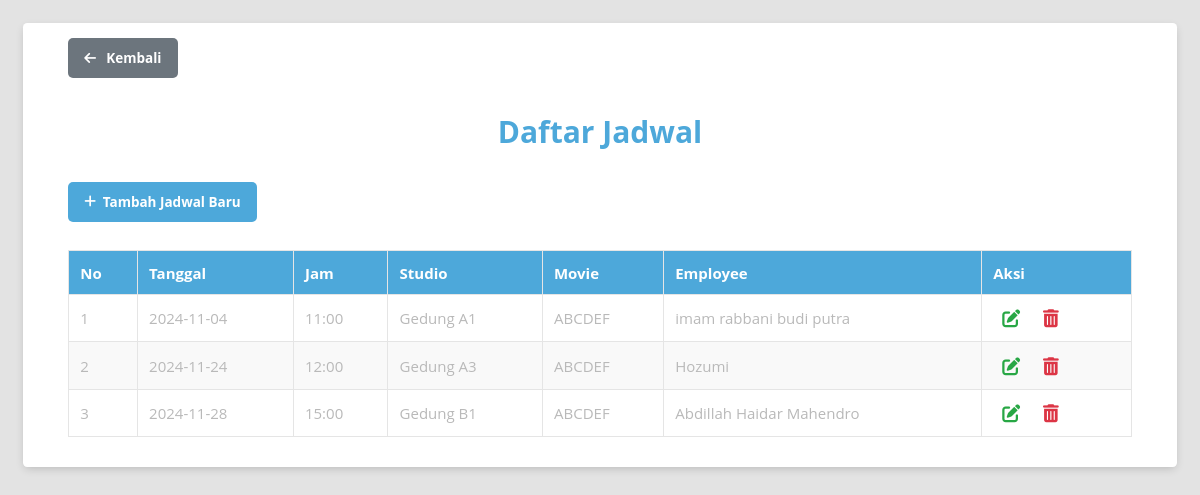
Screenshot of /src/Presentations/Handlers/Jadwal/jadwal_list.php with the database file from the repository.
### tables this page shows
CREATE TABLE `jadwal` (
  `idjadwal` int NOT NULL AUTO_INCREMENT,
  `tanggal` date NULL DEFAULT NULL,
  `jam` varchar(255) NULL DEFAULT NULL,
  `idstudio` int NULL DEFAULT NULL,
  `idmovie` int NULL DEFAULT NULL,
  `idemployee` int NULL DEFAULT NULL,
  PRIMARY KEY (`idjadwal`) USING BTREE,
  INDEX `fk_jadwal_studio`(`idstudio` ASC) USING BTREE,
  INDEX `fk_jadwal_movie`(`idmovie` ASC) USING BTREE,
  INDEX `fk_jadwal_employee`(`idemployee` ASC) USING BTREE,
  CONSTRAINT `fk_jadwal_employee` FOREIGN KEY (`idemployee`) REFERENCES `employee` (`idemployee`) ON DELETE
  SET NULL ON UPDATE CASCADE,
    CONSTRAINT `fk_jadwal_movie` FOREIGN KEY (`idmovie`) REFERENCES `movie` (`idmovie`) ON DELETE
  SET NULL ON UPDATE CASCADE,
    CONSTRAINT `fk_jadwal_studio` FOREIGN KEY (`idstudio`) REFERENCES `studio` (`idstudio`) ON DELETE
  SET NULL ON UPDATE CASCADE
);

CREATE TABLE `studio` (
  `idstudio` int NOT NULL AUTO_INCREMENT,
  `nama_studio` varchar(255) NULL DEFAULT NULL,
  `jumlah_kursi_baris` int NULL DEFAULT NULL,
  `jumlah_kursi_kolom` int NULL DEFAULT NULL,
  PRIMARY KEY (`idstudio`) USING BTREE
);

CREATE TABLE `movie` (
  `idmovie` int NOT NULL AUTO_INCREMENT,
  `judul` varchar(255) NULL DEFAULT NULL,
  `kategori` varchar(255) NULL DEFAULT NULL,
  PRIMARY KEY (`idmovie`) USING BTREE
);

CREATE TABLE `employee` (
  `idemployee` int NOT NULL AUTO_INCREMENT,
  `employee_name` varchar(255) NULL DEFAULT NULL,
  PRIMARY KEY (`idemployee`) USING BTREE
);

### src/Presentations/Handlers/Jadwal/jadwal_list.php (called while the page is built)
<?php
require_once '../../../init.php';
$jadwalList = $jadwalController->getAllJadwal();
include '../../Views/Jadwal/jadwal_list.php';

### src/Infrastructures/Databases/DatabaseConnection.php (called while the page is built, shortened)
<?php
class DatabaseConnection
{
    private static ?PDO $instance = null;
    public static function getConnection(): PDO
    {
        if (self::$instance === null) {
            $config = include __DIR__ . '/../Configs/database.php';
            try {
                self::$instance = new PDO(
                    "mysql:host={$config['host']};dbname={$config['database']}",
                    $config['username'],
                    $config['password']
                );
                self::$instance->setAttribute(PDO::ATTR_ERRMODE, PDO::ERRMODE_EXCEPTION);
            } catch (PDOException $e) {
                die("Connection failed: " . $e->getMessage());
            }
        }
        return self::$instance;
    }
}

### src/init.php (called while the page is built, shortened)
<?php
require_once 'Infrastructures/Databases/DatabaseConnection.php';
require_once 'Adapters/Repositories/JadwalRepository.php';
require_once 'UseCases/ManageJadwal.php';
require_once 'Adapters/Controllers/JadwalController.php';
$jadwalRepository = new JadwalRepository();
$jadwalManager = new ManageJadwal($jadwalRepository);
$jadwalController = new JadwalController($jadwalManager);

### src/Adapters/Controllers/JadwalController.php (called while the page is built, shortened)
<?php
class JadwalController
{
    private ManageJadwal $jadwalManager;
    public function __construct(ManageJadwal $jadwalManager)
    {
        $this->jadwalManager = $jadwalManager;
    }
    public function getAllJadwal(): array
    {
        return $this->jadwalManager->fetchAll();
    }
}

### src/UseCases/ManageJadwal.php (called while the page is built, shortened)
<?php
class ManageJadwal
{
    private JadwalRepository $repository;
    public function __construct(JadwalRepository $repository)
    {
        $this->repository = $repository;
    }
    public function fetchAll(): array
    {
        return $this->repository->fetchAll();
    }
}

### src/Adapters/Repositories/JadwalRepository.php (called while the page is built, shortened)
<?php
class JadwalRepository
{
    private PDO $db;
    public function __construct()
    {
        $this->db = DatabaseConnection::getConnection();
    }
    public function fetchAll(): array
    {
        $sql = "SELECT j.idjadwal, j.tanggal, j.jam, s.nama_studio, m.judul, e.employee_name
            FROM jadwal j
            LEFT JOIN studio s ON j.idstudio = s.idstudio
            LEFT JOIN movie m ON j.idmovie = m.idmovie
            LEFT JOIN employee e ON j.idemployee = e.idemployee";
        $stmt = $this->db->query($sql);
        return $stmt->fetchAll(PDO::FETCH_ASSOC);
    }
}

### src/Presentations/Views/Jadwal/jadwal_list.php (the view, shortened to what this page needs)
<!DOCTYPE html>
<html lang="en">
<head>
    <link rel="stylesheet" href="../../Assets/css/style.css">
    <link rel="stylesheet" href="https://cdnjs.cloudflare.com/ajax/libs/font-awesome/6.0.0-beta3/css/all.min.css">
</head>
<body>
    <div class="container">
        <a href="../../Views/main_menu.php" class="btn back-btn">
            <i class="fas fa-arrow-left"></i> Kembali
        </a>
        <h1>Daftar Jadwal</h1>
        <a href="../../Handlers/Jadwal/jadwal_create.php" class="btn add-btn">
            <i class="fas fa-plus"></i> Tambah Jadwal Baru
        </a>
        <table class="table">
            <thead>
                <tr>
                    <th>No</th>
                    <th>Tanggal</th>
                    <th>Jam</th>
                    <th>Studio</th>
                    <th>Movie</th>
                    <th>Employee</th>
                    <th>Aksi</th>
                </tr>
            </thead>
            <tbody>
                <?php $i = 1; ?>
                <?php foreach ($jadwalList as $jadwal): ?>
                    <tr>
                        <td><?= $i++ ?></td>
                        <td><?= $jadwal['tanggal'] ?></td>
                        <td><?= $jadwal['jam'] ?></td>
                        <td><?= $jadwal['nama_studio'] ?></td>
                        <td><?= $jadwal['judul'] ?></td>
                        <td><?= $jadwal['employee_name'] ?></td>
                        <td>
                            <a href="../../Handlers/Jadwal/jadwal_edit.php?id=<?= $jadwal['idjadwal'] ?>" class="action-link edit-link">
                                <i class="fas fa-edit"></i>
                            </a>
                            <a href="../../Handlers/Jadwal/jadwal_delete.php?id=<?= $jadwal['idjadwal'] ?>" class="action-link delete-link">
                                <i class="fas fa-trash-alt"></i>
                            </a>
                        </td>
                    </tr>
                <?php endforeach; ?>
            </tbody>
        </table>
    </div>
</body>
</html>

### src/Presentations/Assets/css/style.css (style rules this page uses)
*, *:before, *:after { box-sizing: border-box; }
body { padding: 1em; font-family: "Open Sans", "Helvetica Neue", Helvetica, Arial, sans-serif; font-size: 15px; color: #b9b9b9; background-color: #e3e3e3; }
.container { max-width: 80em; padding: 1em 3em 2em 3em; margin: 0em auto; background-color: #fff; border-radius: 4.2px; box-shadow: 0px 3px 10px -2px rgba(0, 0, 0, 0.2); }
h1 { color: #4da8da; text-align: center; margin-bottom: 1em; }
.table { width: 100%; border-collapse: collapse; margin-top: 1em; }
.table th, .table td { padding: 0.75em; text-align: left; border: 1px solid #e5e5e5; }
.table th { background-color: #4da8da; color: #fff; }
.table tr:nth-child(even) { background-color: #f9f9f9; }
.action-link { color: #4da8da; margin: 0 0.5em; font-size: 1.2em; text-decoration: none; }
.btn { display: inline-flex; align-items: center; padding: 0.8em 1.2em; margin-bottom: 1em; font-size: 0.9em; font-weight: bold; color: #fff; background-color: #4da8da; border: none; border-radius: 5px; text-decoration: none; cursor: pointer; transition: background-color 0.3s ease; }
.btn i { margin-right: 0.5em; }
.back-btn { display: inline-block; margin-bottom: 1em; background-color: #6c757d; }
.add-btn { margin-right: 0.5em; background-color: #4da8da; }
.edit-link i { color: #28a745; transition: color 0.3s ease; }
.delete-link i { color: #dc3545; transition: color 0.3s ease; }

### rows the page displays
jadwal: tanggal "2024-11-04", jam "11:00", idstudio.nama_studio "Gedung A1", idmovie.judul "ABCDEF", idemployee.employee_name "imam rabbani budi putra"
jadwal: tanggal "2024-11-24", jam "12:00", idstudio.nama_studio "Gedung A3", idmovie.judul "ABCDEF", idemployee.employee_name "Hozumi"
jadwal: tanggal "2024-11-28", jam "15:00", idstudio.nama_studio "Gedung B1", idmovie.judul "ABCDEF", idemployee.employee_name "Abdillah Haidar Mahendro"
